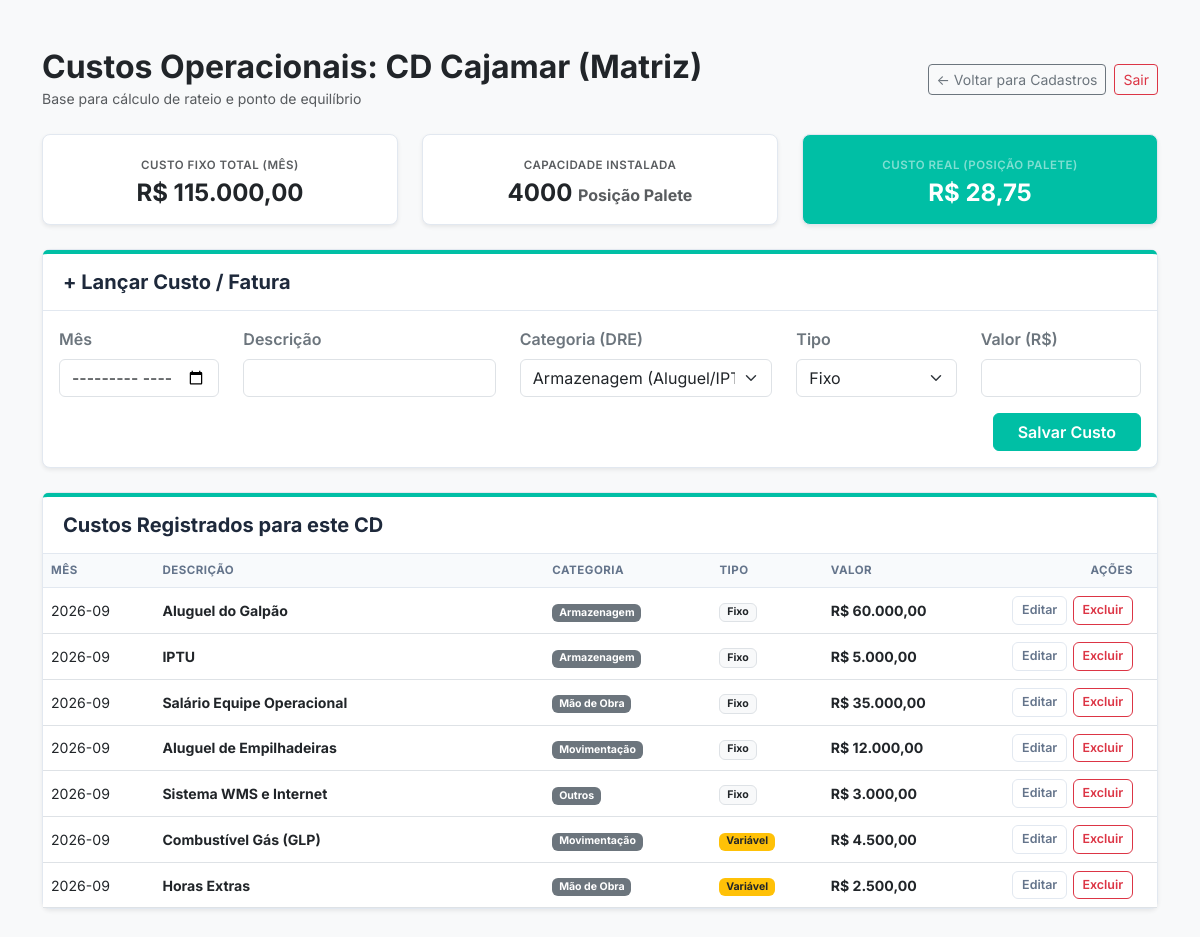
The page /custos/1 (signed in) on the database its author committed.
### app.py (models this page shows)
class CentroDistribuicao(db.Model):
    id = db.Column(db.Integer, primary_key=True)
    nome = db.Column(db.String(100), nullable=False)
    metragem = db.Column(db.Float, nullable=False)
    capacidade_paletes = db.Column(db.Integer, nullable=False)

class CustoCD(db.Model):
    id = db.Column(db.Integer, primary_key=True)
    cd_id = db.Column(db.Integer, db.ForeignKey('centro_distribuicao.id'), nullable=False)
    mes_referencia = db.Column(db.String(7), nullable=False)  # Ex: "2026-09"
    descricao_item = db.Column(db.String(150), nullable=False) # Ex: Aluguel, Fita Stretch
    tipo_custo = db.Column(db.String(50), nullable=False)      # Fixo, Variável ou Mão de Obra
    valor = db.Column(db.Float, nullable=False)
    categoria = db.Column(db.String(50), nullable=False, default='Outros')

### app.py (the view, shortened to what this page needs)
@app.route('/custos/<int:cd_id>', methods=['GET', 'POST'])
@login_required
def gerenciar_custos(cd_id):
    cd_atual = CentroDistribuicao.query.get_or_404(cd_id)
    custos_cadastrados = CustoCD.query.filter_by(cd_id=cd_id).all()
    total_fixo = 0
    for despesa in custos_cadastrados:
        if despesa.tipo_custo == 'Fixo':
            total_fixo += despesa.valor
    if cd_atual.capacidade_paletes > 0:
        divisor = cd_atual.capacidade_paletes
        nome_divisor = "Posição Palete"
    else:
        divisor = cd_atual.metragem
        nome_divisor = "m²"
    custo_unitario = total_fixo / divisor if divisor > 0 else 0
    return render_template(
        'gerenciar_custos.html',
        cd=cd_atual,
        custos=custos_cadastrados,
        total_fixo=total_fixo,
        divisor=divisor,
        nome_divisor=nome_divisor,
        custo_unitario=custo_unitario
    )

### app.py (called while the page is built)
@app.template_filter('moeda_br')
def formato_moeda_br(valor):
    valor_formatado = f"{valor:,.2f}"
    valor_formatado = valor_formatado.replace(',', 'X').replace('.', ',').replace('X', '.')
    return valor_formatado

### auth.py (called while the page is built, shortened)
def inicializar_auth(app, db, login_manager):
    global UsuarioModel
    class Usuario(UserMixin, db.Model):
        __tablename__ = 'usuario'
        id = db.Column(db.Integer, primary_key=True)
        email = db.Column(db.String(120), unique=True, nullable=False)
        nome = db.Column(db.String(100), nullable=False)
        senha_hash = db.Column(db.String(256), nullable=False)
    UsuarioModel = Usuario
    @login_manager.user_loader
    def carregar_usuario(user_id):
        return UsuarioModel.query.get(int(user_id))
    return UsuarioModel

### templates/gerenciar_custos.html (shortened to what this page needs)
<!DOCTYPE html>
<html lang="pt-br">
  <head>
    <link
      href="https://cdn.jsdelivr.net/npm/bootstrap@5.3.0/dist/css/bootstrap.min.css"
      rel="stylesheet"
    />
    <link
      rel="stylesheet"
      href="{{ url_for('static', filename='css/style.css') }}"
    />
  </head>
  <body class="bg-light">
    <div class="container mt-5 mb-5">
      <div class="d-flex justify-content-between align-items-center mb-4">
        <div>
          <h2 class="fw-bold text-dark mb-0">
            Custos Operacionais: {{ cd.nome }}
          </h2>
          <small class="text-muted"
            >Base para cálculo de rateio e ponto de equilíbrio</small
          >
        </div>
        <div class="d-flex gap-2 align-items-center">
          <a
            href="{{ url_for('tela_cadastro') }}"
            class="btn btn-outline-secondary btn-sm"
          >
            ← Voltar para Cadastros
          </a>
          <a
            href="{{ url_for('auth.logout') }}"
            class="btn btn-outline-danger btn-sm"
          >
            Sair
          </a>
        </div>
      </div>
      <div class="row text-center mb-4">
        <div class="col-md-4">
          <div class="card shadow-sm h-100">
            <div class="card-body p-3">
              <span
                class="text-uppercase text-muted fw-semibold"
                style="font-size: 0.72rem; letter-spacing: 0.5px"
                >Custo Fixo Total (Mês)</span
              >
              <h4 class="mt-1 mb-0 fw-bold text-dark">
                R$ {{ total_fixo | moeda_br }}
              </h4>
            </div>
          </div>
        </div>
        <div class="col-md-4">
          <div class="card shadow-sm h-100">
            <div class="card-body p-3">
              <span
                class="text-uppercase text-muted fw-semibold"
                style="font-size: 0.72rem; letter-spacing: 0.5px"
                >Capacidade Instalada</span
              >
              <h4 class="mt-1 mb-0 fw-bold text-dark">
                {{ divisor }}
                <small class="text-muted fs-6">{{ nome_divisor }}</small>
              </h4>
            </div>
          </div>
        </div>
        <div class="col-md-4">
          <div class="card shadow-sm h-100 bg-empresa text-white">
            <div class="card-body p-3">
              <span
                class="text-uppercase text-white-50 fw-semibold"
                style="font-size: 0.72rem; letter-spacing: 0.5px"
                >Custo Real ({{ nome_divisor }})</span
              >
              <h4 class="mt-1 mb-0 fw-bold text-white">
                R$ {{ custo_unitario | moeda_br }}
              </h4>
            </div>
          </div>
        </div>
      </div>
      <div class="card shadow-sm mb-4">
        <div class="card-header card-header-clean">
          <h5>+ Lançar Custo / Fatura</h5>
        </div>
        <div class="card-body">
          <form method="POST">
            <div class="row align-items-end">
              <div class="col-md-2 mb-3">
                <label class="form-label fw-semibold text-secondary">Mês</label>
                <input
                  type="month"
                  class="form-control"
                  name="mes_ref"
                  required
                />
              </div>
              <div class="col-md-3 mb-3">
                <label class="form-label fw-semibold text-secondary"
                  >Descrição</label
                >
                <input
                  type="text"
                  class="form-control"
                  name="descricao"
                  required
                />
              </div>
              <div class="col-md-3 mb-3">
                <label class="form-label fw-semibold text-secondary"
                  >Categoria (DRE)</label
                >
                <select name="categoria" class="form-select" required>
                  <option value="Armazenagem">
                    Armazenagem (Aluguel/IPTU)
                  </option>
                </select>
              </div>
              <div class="col-md-2 mb-3">
                <label class="form-label fw-semibold text-secondary"
                  >Tipo</label
                >
                <select name="tipo" class="form-select" required>
                  <option value="Fixo" selected>Fixo</option>
                </select>
              </div>
              <div class="col-md-2 mb-3">
                <label class="form-label fw-semibold text-secondary"
                  >Valor (R$)</label
                >
                <input
                  type="number"
                  step="0.01"
                  class="form-control"
                  name="valor"
                  required
                />
              </div>
            </div>
            <div class="d-flex justify-content-end">
              <button type="submit" class="btn btn-empresa px-4">
                Salvar Custo
              </button>
            </div>
          </form>
        </div>
      </div>
      <div class="card shadow-sm">
        <div class="card-header card-header-clean">
          <h5>Custos Registrados para este CD</h5>
        </div>
        <div class="card-body p-0">
          <div class="table-responsive">
            <table class="table table-hover align-middle mb-0">
              <thead>
                <tr>
                  <th style="width: 10%">Mês</th>
                  <th style="width: 35%">Descrição</th>
                  <th style="width: 15%">Categoria</th>
                  <th style="width: 10%">Tipo</th>
                  <th style="width: 15%">Valor</th>
                  <th
                    class="text-end"
                    style="width: 15%; padding-right: 1.5rem"
                  >
                    Ações
                  </th>
                </tr>
              </thead>
              <tbody>
                {% for despesa in custos %}
                <tr>
                  <td>{{ despesa.mes_referencia }}</td>
                  <td>
                    <strong class="text-dark"
                      >{{ despesa.descricao_item }}</strong
                    >
                  </td>
                  <td>
                    <span class="badge bg-secondary"
                      >{{ despesa.categoria }}</span
                    >
                  </td>
                  <td>
                    {% if despesa.tipo_custo == 'Fixo' %}
                    <span class="badge bg-light text-dark border">Fixo</span>
                    {% else %}
                    <span class="badge bg-warning text-dark">Variável</span>
                    {% endif %}
                  </td>
                  <td class="fw-bold text-dark text-nowrap">
                    R$ {{ despesa.valor | moeda_br }}
                  </td>
                  <td class="text-end" style="padding-right: 1.5rem">
                    <div class="acoes-tabela">
                      <a
                        href="{{ url_for('editar_custo', custo_id=despesa.id) }}"
                        class="btn btn-outline-secundaria"
                        >Editar</a
                      >
                      <form
                        action="{{ url_for('excluir_custo', custo_id=despesa.id) }}"
                        method="POST"
                        class="d-inline"
                        onsubmit="return confirm('Deseja realmente excluir este custo?');"
                      >
                        <button type="submit" class="btn btn-outline-danger">
                          Excluir
                        </button>
                      </form>
                    </div>
                  </td>
                </tr>
                {% endfor %}
              </tbody>
            </table>
          </div>
        </div>
      </div>
    </div>
  </body>
</html>

### static/css/style.css (style rules this page uses)
:root { --cor-primaria: #00bfa5; --cor-primaria-hover: #009688; --cor-grafite-dark: #1e293b; --cor-grafite-muted: #64748b; --cor-cinza-bg: #f8fafc; --cor-borda: #e2e8f0; }
* { font-family: "Inter", -apple-system, BlinkMacSystemFont, sans-serif; }
body { background-color: var(--cor-cinza-bg); color: var(--cor-grafite-dark); }
.bg-empresa { background-color: var(--cor-primaria) !important; color: #ffffff !important; }
.card-header-clean { background-color: #ffffff !important; border-top: 4px solid var(--cor-primaria); border-bottom: 1px solid var(--cor-borda); padding: 1rem 1.25rem; }
.card-header-clean h5 { color: var(--cor-grafite-dark); font-weight: 700; margin-bottom: 0; }
.card { border: 1px solid var(--cor-borda); border-radius: 8px; background-color: #ffffff; }
.btn-empresa { background-color: var(--cor-primaria); color: #ffffff; border: 1px solid var(--cor-primaria); font-weight: 600; }
.btn-outline-secundaria { color: var(--cor-grafite-muted); border: 1px solid var(--cor-borda); background-color: #ffffff; font-weight: 500; }
.table { font-size: 0.88rem; }
.table thead th { background-color: #f8fafc; color: var(--cor-grafite-muted); text-transform: uppercase; font-size: 0.72rem; letter-spacing: 0.5px; font-weight: 700; border-bottom: 1px solid var(--cor-borda); }
.acoes-tabela { display: inline-flex; gap: 0.35rem; align-items: center; }
.acoes-tabela .btn { padding: 0.25rem 0.55rem; font-size: 0.78rem; font-weight: 600; }

### rows shown on the page
CentroDistribuicao: nome "CD Cajamar (Matriz)", capacidade_paletes "4000"
CustoCD: mes_referencia "2026-09", descricao_item "Aluguel do Galpão", categoria "Armazenagem", tipo_custo "Fixo", valor|moeda_br "60.000,00"
CustoCD: mes_referencia "2026-09", descricao_item "IPTU", categoria "Armazenagem", tipo_custo "Fixo", valor|moeda_br "5.000,00"
CustoCD: mes_referencia "2026-09", descricao_item "Salário Equipe Operacional", categoria "Mão de Obra", tipo_custo "Fixo", valor|moeda_br "35.000,00"
CustoCD: mes_referencia "2026-09", descricao_item "Aluguel de Empilhadeiras", categoria "Movimentação", tipo_custo "Fixo", valor|moeda_br "12.000,00"
CustoCD: mes_referencia "2026-09", descricao_item "Sistema WMS e Internet", categoria "Outros", tipo_custo "Fixo", valor|moeda_br "3.000,00"
CustoCD: mes_referencia "2026-09", descricao_item "Combustível Gás (GLP)", categoria "Movimentação", tipo_custo "Variável", valor|moeda_br "4.500,00"
CustoCD: mes_referencia "2026-09", descricao_item "Horas Extras", categoria "Mão de Obra", tipo_custo "Variável", valor|moeda_br "2.500,00"

### other values the page prints
{{ total_fixo | moeda_br }} "115.000,00"
{{ nome_divisor }} "Posição Palete"
{{ nome_divisor }} "POSIÇÃO PALETE"
{{ custo_unitario | moeda_br }} "28,75"
